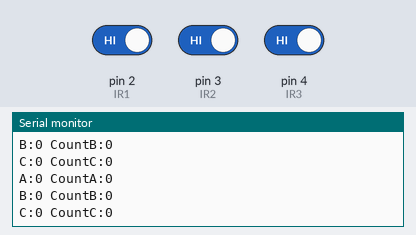
The sketch below on a simulated Arduino Uno, built with avr-gcc and run on an emulated ATmega328P. Parts: the last lines printed to the serial monitor. Inputs (shaded band) come from the test bench; at power-on: pin 2 (IR1) HIGH, pin 3 (IR2) HIGH, pin 4 (IR3) HIGH.

Above: at 1.3 s.
1.4 s: pin 2 (IR1) driven LOW
2.9 s: pin 3 (IR2) driven LOW
4.4 s: pin 4 (IR3) driven LOW
At 5.01 s:
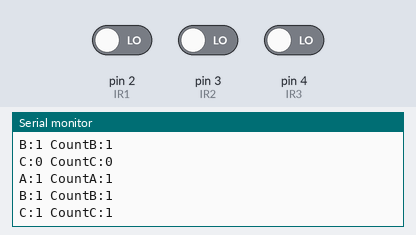
5.9 s: pin 2 (IR1) driven HIGH
7.4 s: pin 3 (IR2) driven HIGH
10.4 s: pin 4 (IR3) driven HIGH
At 11.24 s:
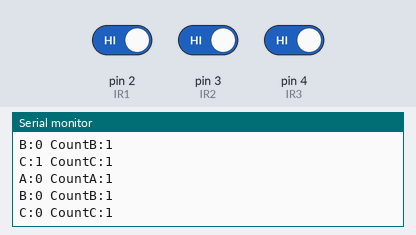

Measured:
- after the input at 4.4 s, the serial monitor: prints a new line after 0.31 s (image 1)
- after the input at 10.4 s, the serial monitor: prints a new line after 0.54 s (image 2)

The sketch:

Arduino_code.ino
```cpp
#include <SoftwareSerial.h>

#define BT_RX 5   // HC-05 TX
#define BT_TX 6   // HC-05 RX
SoftwareSerial BT(BT_RX, BT_TX);

#define IR1 2
#define IR2 3
#define IR3 4

int countA = 0;
int countB = 0;
int countC = 0;

int prevA = 0;
int prevB = 0;
int prevC = 0;

unsigned long lastPrint = 0;
const unsigned long printInterval = 300;

unsigned long lastReset = 0;
const unsigned long resetInterval = 300000;

void setup() {
  Serial.begin(9600);
  BT.begin(9600);

  pinMode(IR1, INPUT);
  pinMode(IR2, INPUT);
  pinMode(IR3, INPUT);

  Serial.println("3 IR Sensors + Bluetooth Ready");
  BT.println("3 IR Sensors + Bluetooth Ready");

  lastReset = millis();
}

void loop() {

  int A = !digitalRead(IR1);
  int B = !digitalRead(IR2);
  int C = !digitalRead(IR3);

  if (A == 1 && prevA == 0) countA++;
  if (B == 1 && prevB == 0) countB++;
  if (C == 1 && prevC == 0) countC++;

  prevA = A;
  prevB = B;
  prevC = C;

  unsigned long now = millis();
  if (now - lastReset >= resetInterval) {
    countA = 0;
    countB = 0;
    countC = 0;

    lastReset = now;

    Serial.println("----- 5 MIN RESET -----");
    BT.println("----- 5 MIN RESET -----");
  }

  if (now - lastPrint >= printInterval) {
    lastPrint = now;

    Serial.print("A:");
    Serial.print(A);
    Serial.print(" CountA:");
    Serial.println(countA);

    Serial.print("B:");
    Serial.print(B);
    Serial.print(" CountB:");
    Serial.println(countB);

    Serial.print("C:");
    Serial.print(C);
    Serial.print(" CountC:");
    Serial.println(countC);

    Serial.println();

    BT.print("A;");
    BT.println(countA);

    BT.print("B;");
    BT.println(countB);

    BT.print("C;");
    BT.println(countC);

    BT.println();
  }

  delay(250);
}
```
